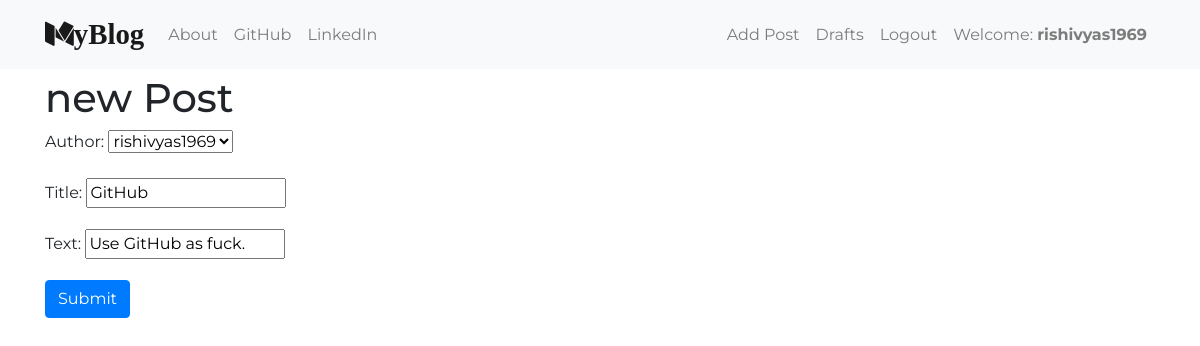
Page /post/6/edit (signed in) on the committed database.
### blog/models.py (models this page shows, shortened)
class Post(models.Model):
    author = models.ForeignKey("auth.User", on_delete=models.CASCADE)
    title = models.CharField(max_length=200)
    text = models.CharField(max_length=500)
    create_date = models.DateField(default=timezone.now)
    publish_date = models.DateField(null=True, blank=True)

### blog/views.py (the view)
# urls.py: path('post/<int:pk>/edit', views.PostUpdateView.as_view(), name='post_edit'),
class PostUpdateView(LoginRequiredMixin, UpdateView):
    login_url = '/login/'
    redirect_field_name = 'blog/post_detail.html'
    form_class = PostForm
    model = Post

### blog/forms.py (shortened to what this page needs)
class PostForm(forms.ModelForm):
    class Meta():
        model = Post
        fields = ('author', 'title', 'text')
        widget = {
            'title': forms.TextInput(attrs={'class': 'textinputclass'}),
            'text': forms.TextInput(attrs={'class': 'editable medium-editor-textarea postcontent'}),
        }

### blog/templates/blog/post_form.html (shortened to what this page needs)
{% extends 'blog/base.html' %}
{% block content %}
    <h1>new Post</h1>
    <form class="post-form" method="POST">
        {{ form.as_p }}
        <button type="submit" class="btn btn-primary">Submit</button>
    </form>
{% endblock content %}

### blog/templates/blog/base.html (shortened to what this page needs)
<!DOCTYPE html>
{% load static %}
<html>
    <head>
        <link rel="stylesheet" href="https://stackpath.bootstrapcdn.com/bootstrap/4.5.2/css/bootstrap.min.css">
        <link rel="stylesheet" href="//cdn.jsdelivr.net/npm/medium-editor@latest/dist/css/medium-editor.min.css" type="text/css" media="screen" charset="utf-8">
        <link rel="stylesheet" href="{% static 'css/blog.css' %}" />
        <link rel="stylesheet" href="https://stackpath.bootstrapcdn.com/font-awesome/4.7.0/css/font-awesome.min.css">
    </head>
    <body>
        <nav class="navbar navbar-expand-lg navbar-light bg-light custom-navbar">
        <div class="container">
            <a class="navbar-brand mybrand" href="{% url 'post_list' %}"><i class="fa fa-medium" aria-hidden="true"></i>yBlog</a>
            <div class="collapse navbar-collapse" id="navbarNav">
                <ul class="navbar-nav">
                <li class="nav-item">
                    <a class="nav-link" href="{% url 'about' %}">About</a>
                </li>
                <li class="nav-item">
                    <a class="nav-link" href="https://github.com/rishivyas1969">GitHub</a>
                </li>
                <li class="nav-item">
                    <a class="nav-link" href="https://www.linkedin.com/in/rishi-vyas-43308414b/">LinkedIn</a>
                </li>
                </ul>
            </div>
            <ul class="navbar-nav navbar-right">
                    {% if user.is_authenticated %}
                        <li class="nav-item">
                            <a class="nav-link" href="{% url 'post_new' %}">Add Post</a>
                        </li>
                        <li class="nav-item">
                            <a class="nav-link" href="{% url 'post_draft_list' %}">Drafts</a>
                        </li>
                        <li class="nav-item">
                            <a class="nav-link" href="{% url 'logout' %}">Logout</a>
                        </li>
                        <li class="nav-item">
                            <a class="nav-link">Welcome: <span class="font-weight-bold">{{ user.username }}</span></a>
                        </li>
                    {% else %}
                        <li class="nav-item">
                            <a class="nav-link" href="{% url 'login' %}"><i class="fa fa-user" aria-hidden="true"></i></span></a>
                        </li>
                    {% endif %}
                </ul>
            </div>
        </nav>
        <div class="content container loader">
            <div class="row">
                <div class="col-md-8">
                    <div class="blog_posts">
                        {% block content %}
                        {% endblock content %}
                    </div>
                </div>
            </div>
        </div>
    </body>
</html>

### blog/static/css/blog.css (style rules this page uses)
body { font-family: Montserrat; }
.mybrand { font-size: 1.8em; font-weight: 700; font-family: Playfair; }
.custom-navbar { margin-bottom: 5px; }
.loader { filter:hue-rotate(0deg); color:linear-gradient(45deg,#0f8,#08f); animation:hue 10000ms infinite linear; }

### rows in the picture
Post: author "rishivyas1969", title "GitHub", text "Use GitHub as fuck."

### other values in the picture
{{ user.username }} "rishivyas1969"
